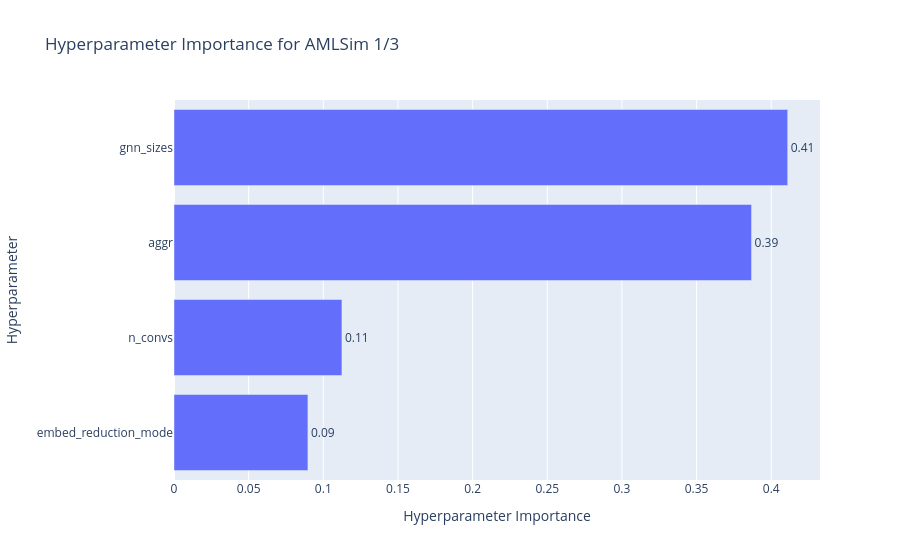
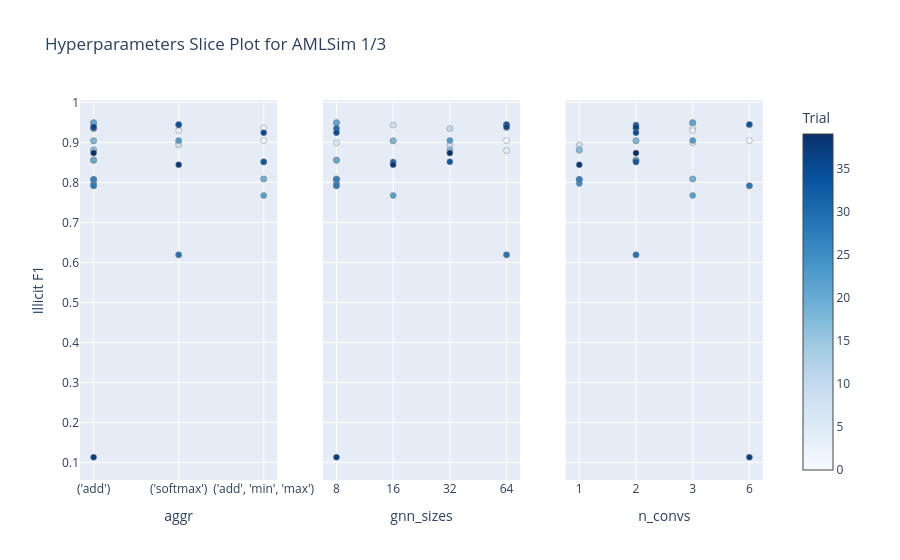
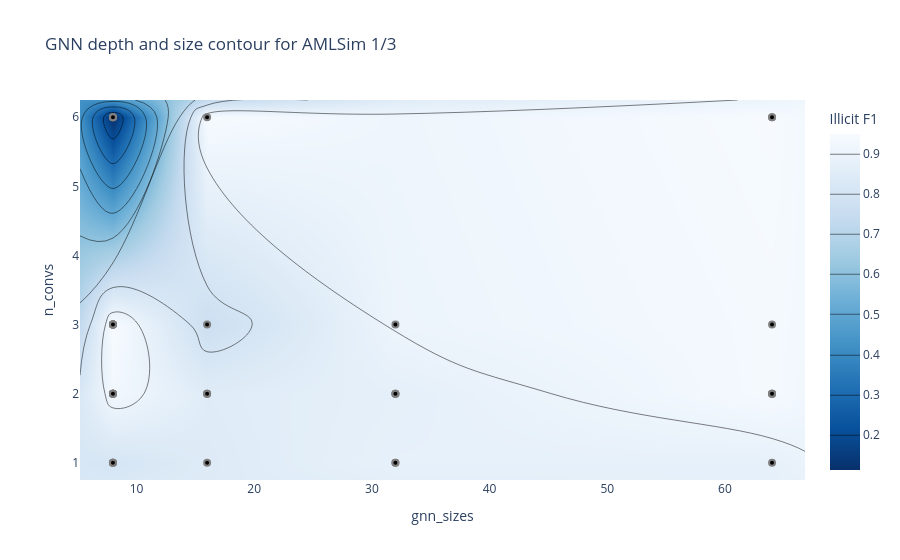
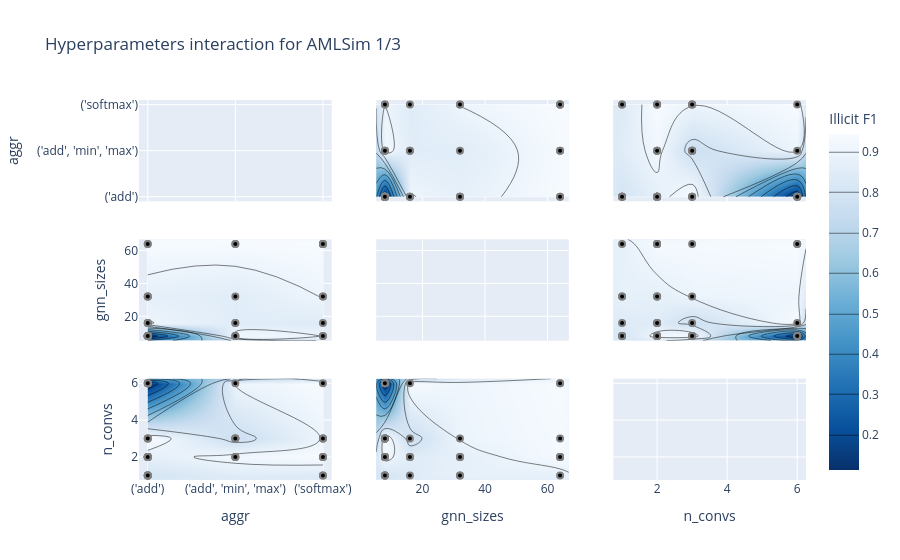

The code cell stored with these charts, in order, in its notebook:
### Code cell
rsu.build_and_save_study_analysis(study_amlsim_31, "AMLSim 1/3")

### Figure 1 — Plotly figure (JSON) as saved in the notebook; plotly's stock layout.template omitted (floating-point values rounded to 4 significant figures)
{"data": [{"cliponaxis": false, "hovertemplate": ["embed_reduction_mode (CategoricalDistribution): 0.08969168830852192<extra></extra>", "n_convs (CategoricalDistribution): 0.11246949739383265<extra></extra>", "aggr (CategoricalDistribution): 0.3868178000572952<extra></extra>", "gnn_sizes (CategoricalDistribution): 0.41102101424035037<extra></extra>"], "name": "Illicit F1", "orientation": "h", "text": ["0.09", "0.11", "0.39", "0.41"], "textposition": "outside", "type": "bar", "x": [0.08969, 0.1125, 0.3868, 0.411], "y": ["embed_reduction_mode", "n_convs", "aggr", "gnn_sizes"]}], "layout": {"title": {"text": "Hyperparameter Importance for AMLSim 1/3"}, "xaxis": {"title": {"text": "Hyperparameter Importance"}}, "yaxis": {"title": {"text": "Hyperparameter"}}}}

### Figure 2 — Plotly figure (JSON) as saved in the notebook; plotly's stock layout.template omitted (floating-point values rounded to 4 significant figures)
{"data": [{"marker": {"color": [0, 1, 2, 3, 4, 5, 6, 7, 8, 9, 10, 11, 12, 13, 14, 15, 16, 17, 18, 19, 20, 21, 22, 23, 24, 25, 26, 27, 28, 29, 30, 31, 32, 33, 34, 35, 36, 37, 38, 39], "colorbar": {"title": {"text": "Trial"}, "x": 1, "xpad": 40}, "colorscale": [[0, "rgb(247,251,255)"], [0.125, "rgb(222,235,247)"], [0.25, "rgb(198,219,239)"], [0.375, "rgb(158,202,225)"], [0.5, "rgb(107,174,214)"], [0.625, "rgb(66,146,198)"], [0.75, "rgb(33,113,181)"], [0.875, "rgb(8,81,156)"], [1, "rgb(8,48,107)"]], "line": {"color": "Grey", "width": 0.5}, "showscale": true}, "mode": "markers", "name": "Feasible Trial", "showlegend": false, "type": "scatter", "x": ["('softmax')", "('add', 'min', 'max')", "('add', 'min', 'max')", "('softmax')", "('add')", "('softmax')", "('add')", "('add')", "('softmax')", "('add')", "('add')", "('add')", "('add')", "('add')", "('add')", "('add', 'min', 'max')", "('add')", "('add')", "('add')", "('add', 'min', 'max')", "('add')", "('add')", "('add', 'min', 'max')", "('softmax')", "('add')", "('add')", "('add')", "('add')", "('add')", "('softmax')", "('add')", "('add', 'min', 'max')", "('softmax')", "('add', 'min', 'max')", "('softmax')", "('add', 'min', 'max')", "('add')", "('add')", "('softmax')", "('add')"], "xaxis": "x", "y": [0.6186, 0.9044, 0.9361, 0.9296, 0.8794, 0.899, 0.9489, 0.9431, 0.8934, 0.8553, 0.9343, 0.8553, 0.8553, 0.9489, 0.9038, 0.8082, 0.7912, 0.8814, 0.9038, 0.8082, 0.8553, 0.9489, 0.7671, 0.9045, 0.807, 0.7969, 0.807, 0.807, 0.7912, 0.6186, 0.935, 0.8507, 0.9431, 0.8512, 0.9447, 0.9242, 0.9381, 0.1127, 0.8439, 0.8731], "yaxis": "y"}, {"marker": {"color": [0, 1, 2, 3, 4, 5, 6, 7, 8, 9, 10, 11, 12, 13, 14, 15, 16, 17, 18, 19, 20, 21, 22, 23, 24, 25, 26, 27, 28, 29, 30, 31, 32, 33, 34, 35, 36, 37, 38, 39], "colorbar": {"title": {"text": "Trial"}, "x": 1, "xpad": 40}, "colorscale": [[0, "rgb(247,251,255)"], [0.125, "rgb(222,235,247)"], [0.25, "rgb(198,219,239)"], [0.375, "rgb(158,202,225)"], [0.5, "rgb(107,174,214)"], [0.625, "rgb(66,146,198)"], [0.75, "rgb(33,113,181)"], [0.875, "rgb(8,81,156)"], [1, "rgb(8,48,107)"]], "line": {"color": "Grey", "width": 0.5}, "showscale": false}, "mode": "markers", "name": "Feasible Trial", "showlegend": false, "type": "scatter", "x": [64, 64, 64, 8, 64, 8, 8, 16, 32, 8, 32, 8, 8, 8, 16, 8, 8, 32, 16, 8, 8, 8, 16, 32, 8, 8, 8, 8, 8, 64, 8, 16, 64, 32, 64, 8, 64, 8, 16, 32], "xaxis": "x2", "y": [0.6186, 0.9044, 0.9361, 0.9296, 0.8794, 0.899, 0.9489, 0.9431, 0.8934, 0.8553, 0.9343, 0.8553, 0.8553, 0.9489, 0.9038, 0.8082, 0.7912, 0.8814, 0.9038, 0.8082, 0.8553, 0.9489, 0.7671, 0.9045, 0.807, 0.7969, 0.807, 0.807, 0.7912, 0.6186, 0.935, 0.8507, 0.9431, 0.8512, 0.9447, 0.9242, 0.9381, 0.1127, 0.8439, 0.8731], "yaxis": "y2"}, {"marker": {"color": [0, 1, 2, 3, 4, 5, 6, 7, 8, 9, 10, 11, 12, 13, 14, 15, 16, 17, 18, 19, 20, 21, 22, 23, 24, 25, 26, 27, 28, 29, 30, 31, 32, 33, 34, 35, 36, 37, 38, 39], "colorbar": {"title": {"text": "Trial"}, "x": 1, "xpad": 40}, "colorscale": [[0, "rgb(247,251,255)"], [0.125, "rgb(222,235,247)"], [0.25, "rgb(198,219,239)"], [0.375, "rgb(158,202,225)"], [0.5, "rgb(107,174,214)"], [0.625, "rgb(66,146,198)"], [0.75, "rgb(33,113,181)"], [0.875, "rgb(8,81,156)"], [1, "rgb(8,48,107)"]], "line": {"color": "Grey", "width": 0.5}, "showscale": false}, "mode": "markers", "name": "Feasible Trial", "showlegend": false, "type": "scatter", "x": [2, 6, 3, 3, 1, 3, 3, 6, 1, 2, 2, 2, 2, 3, 2, 3, 6, 1, 2, 3, 2, 3, 3, 3, 1, 1, 1, 1, 6, 2, 2, 2, 2, 2, 6, 2, 2, 6, 1, 2], "xaxis": "x3", "y": [0.6186, 0.9044, 0.9361, 0.9296, 0.8794, 0.899, 0.9489, 0.9431, 0.8934, 0.8553, 0.9343, 0.8553, 0.8553, 0.9489, 0.9038, 0.8082, 0.7912, 0.8814, 0.9038, 0.8082, 0.8553, 0.9489, 0.7671, 0.9045, 0.807, 0.7969, 0.807, 0.807, 0.7912, 0.6186, 0.935, 0.8507, 0.9431, 0.8512, 0.9447, 0.9242, 0.9381, 0.1127, 0.8439, 0.8731], "yaxis": "y3"}], "layout": {"title": {"text": "Hyperparameters Slice Plot for AMLSim 1/3"}, "xaxis": {"anchor": "y", "categoryarray": ["('add')", "('softmax')", "('add', 'min', 'max')"], "categoryorder": "array", "domain": [0, 0.2889], "title": {"text": "aggr"}, "type": "category"}, "xaxis2": {"anchor": "y2", "categoryarray": [8, 16, 32, 64], "categoryorder": "array", "domain": [0.3556, 0.6444], "title": {"text": "gnn_sizes"}, "type": "category"}, "xaxis3": {"anchor": "y3", "categoryarray": [1, 2, 3, 6], "categoryorder": "array", "domain": [0.7111, 1], "title": {"text": "n_convs"}, "type": "category"}, "yaxis": {"anchor": "x", "domain": [0, 1], "title": {"text": "Illicit F1"}}, "yaxis2": {"anchor": "x2", "domain": [0, 1], "matches": "y", "showticklabels": false}, "yaxis3": {"anchor": "x3", "domain": [0, 1], "matches": "y", "showticklabels": false}}}

### Figure 3 — Plotly figure (JSON) as saved in the notebook; plotly's stock layout.template omitted (floating-point values rounded to 4 significant figures)
{"data": [{"colorbar": {"title": {"text": "Illicit F1"}}, "colorscale": [[0, "rgb(247,251,255)"], [0.125, "rgb(222,235,247)"], [0.25, "rgb(198,219,239)"], [0.375, "rgb(158,202,225)"], [0.5, "rgb(107,174,214)"], [0.625, "rgb(66,146,198)"], [0.75, "rgb(33,113,181)"], [0.875, "rgb(8,81,156)"], [1, "rgb(8,48,107)"]], "connectgaps": true, "contours": {"coloring": "heatmap"}, "hoverinfo": "none", "line": {"smoothing": 1.3}, "reversescale": true, "type": "contour", "x": [5.2, 8, 16, 32, 64, 66.8], "y": [0.75, 1, 2, 3, 6, 6.25], "z": [[null, null, null, null, null, null], [null, 0.807, 0.8439, 0.8814, 0.8794, null], [null, 0.9242, 0.8507, 0.8731, 0.9381, null], [null, 0.9489, 0.7671, 0.9045, 0.9361, null], [null, 0.1127, 0.9431, null, 0.9447, null], [null, null, null, null, null, null]]}, {"marker": {"color": "black", "line": {"color": "Gray", "width": 2}}, "mode": "markers", "name": "Feasible Trial", "showlegend": false, "type": "scatter", "x": [64, 64, 64, 8, 64, 8, 8, 16, 32, 8, 32, 8, 8, 8, 16, 8, 8, 32, 16, 8, 8, 8, 16, 32, 8, 8, 8, 8, 8, 64, 8, 16, 64, 32, 64, 8, 64, 8, 16, 32], "y": [2, 6, 3, 3, 1, 3, 3, 6, 1, 2, 2, 2, 2, 3, 2, 3, 6, 1, 2, 3, 2, 3, 3, 3, 1, 1, 1, 1, 6, 2, 2, 2, 2, 2, 6, 2, 2, 6, 1, 2]}, {"marker": {"color": "#cccccc", "line": {"color": "Gray", "width": 2}}, "mode": "markers", "name": "Infeasible Trial", "showlegend": false, "type": "scatter", "x": [], "y": []}], "layout": {"title": {"text": "GNN depth and size contour for AMLSim 1/3"}, "xaxis": {"range": [5.2, 66.8], "title": {"text": "gnn_sizes"}}, "yaxis": {"range": [0.75, 6.25], "title": {"text": "n_convs"}}}}

### Figure 4 — Plotly figure (JSON) as saved in the notebook; plotly's stock layout.template omitted (floating-point values rounded to 4 significant figures)
{"data": [{"type": "scatter", "xaxis": "x", "yaxis": "y"}, {"colorbar": {"title": {"text": "Illicit F1"}}, "colorscale": [[0, "rgb(247,251,255)"], [0.125, "rgb(222,235,247)"], [0.25, "rgb(198,219,239)"], [0.375, "rgb(158,202,225)"], [0.5, "rgb(107,174,214)"], [0.625, "rgb(66,146,198)"], [0.75, "rgb(33,113,181)"], [0.875, "rgb(8,81,156)"], [1, "rgb(8,48,107)"]], "connectgaps": true, "contours": {"coloring": "heatmap"}, "hoverinfo": "none", "line": {"smoothing": 1.3}, "reversescale": true, "showscale": true, "type": "contour", "x": ["('add')", "('add', 'min', 'max')", "('softmax')"], "xaxis": "x4", "y": [5.2, 8, 16, 32, 64, 66.8], "yaxis": "y4", "z": [[null, null, null], [0.1127, 0.9242, 0.899], [0.9038, 0.8507, 0.8439], [0.8731, 0.8512, 0.9045], [0.9381, 0.9361, 0.9447], [null, null, null]]}, {"marker": {"color": "black", "line": {"color": "Gray", "width": 2}}, "mode": "markers", "name": "Feasible Trial", "showlegend": false, "type": "scatter", "x": ["('softmax')", "('add', 'min', 'max')", "('add', 'min', 'max')", "('softmax')", "('add')", "('softmax')", "('add')", "('add')", "('softmax')", "('add')", "('add')", "('add')", "('add')", "('add')", "('add')", "('add', 'min', 'max')", "('add')", "('add')", "('add')", "('add', 'min', 'max')", "('add')", "('add')", "('add', 'min', 'max')", "('softmax')", "('add')", "('add')", "('add')", "('add')", "('add')", "('softmax')", "('add')", "('add', 'min', 'max')", "('softmax')", "('add', 'min', 'max')", "('softmax')", "('add', 'min', 'max')", "('add')", "('add')", "('softmax')", "('add')"], "xaxis": "x4", "y": [64, 64, 64, 8, 64, 8, 8, 16, 32, 8, 32, 8, 8, 8, 16, 8, 8, 32, 16, 8, 8, 8, 16, 32, 8, 8, 8, 8, 8, 64, 8, 16, 64, 32, 64, 8, 64, 8, 16, 32], "yaxis": "y4"}, {"colorbar": {"title": {"text": "Illicit F1"}}, "colorscale": [[0, "rgb(247,251,255)"], [0.125, "rgb(222,235,247)"], [0.25, "rgb(198,219,239)"], [0.375, "rgb(158,202,225)"], [0.5, "rgb(107,174,214)"], [0.625, "rgb(66,146,198)"], [0.75, "rgb(33,113,181)"], [0.875, "rgb(8,81,156)"], [1, "rgb(8,48,107)"]], "connectgaps": true, "contours": {"coloring": "heatmap"}, "hoverinfo": "none", "line": {"smoothing": 1.3}, "reversescale": true, "showscale": false, "type": "contour", "x": ["('add')", "('add', 'min', 'max')", "('softmax')"], "xaxis": "x7", "y": [0.75, 1, 2, 3, 6, 6.25], "yaxis": "y7", "z": [[null, null, null], [0.807, null, 0.8439], [0.8731, 0.9242, 0.9431], [0.9489, 0.7671, 0.9045], [0.1127, 0.9044, 0.9447], [null, null, null]]}, {"marker": {"color": "black", "line": {"color": "Gray", "width": 2}}, "mode": "markers", "name": "Feasible Trial", "showlegend": false, "type": "scatter", "x": ["('softmax')", "('add', 'min', 'max')", "('add', 'min', 'max')", "('softmax')", "('add')", "('softmax')", "('add')", "('add')", "('softmax')", "('add')", "('add')", "('add')", "('add')", "('add')", "('add')", "('add', 'min', 'max')", "('add')", "('add')", "('add')", "('add', 'min', 'max')", "('add')", "('add')", "('add', 'min', 'max')", "('softmax')", "('add')", "('add')", "('add')", "('add')", "('add')", "('softmax')", "('add')", "('add', 'min', 'max')", "('softmax')", "('add', 'min', 'max')", "('softmax')", "('add', 'min', 'max')", "('add')", "('add')", "('softmax')", "('add')"], "xaxis": "x7", "y": [2, 6, 3, 3, 1, 3, 3, 6, 1, 2, 2, 2, 2, 3, 2, 3, 6, 1, 2, 3, 2, 3, 3, 3, 1, 1, 1, 1, 6, 2, 2, 2, 2, 2, 6, 2, 2, 6, 1, 2], "yaxis": "y7"}, {"colorbar": {"title": {"text": "Illicit F1"}}, "colorscale": [[0, "rgb(247,251,255)"], [0.125, "rgb(222,235,247)"], [0.25, "rgb(198,219,239)"], [0.375, "rgb(158,202,225)"], [0.5, "rgb(107,174,214)"], [0.625, "rgb(66,146,198)"], [0.75, "rgb(33,113,181)"], [0.875, "rgb(8,81,156)"], [1, "rgb(8,48,107)"]], "connectgaps": true, "contours": {"coloring": "heatmap"}, "hoverinfo": "none", "line": {"smoothing": 1.3}, "reversescale": true, "showscale": false, "type": "contour", "x": [5.2, 8, 16, 32, 64, 66.8], "xaxis": "x2", "y": ["('add')", "('add', 'min', 'max')", "('softmax')"], "yaxis": "y2", "z": [[null, 0.1127, 0.9038, 0.8731, 0.9381, null], [null, 0.9242, 0.8507, 0.8512, 0.9361, null], [null, 0.899, 0.8439, 0.9045, 0.9447, null]]}, {"marker": {"color": "black", "line": {"color": "Gray", "width": 2}}, "mode": "markers", "name": "Feasible Trial", "showlegend": false, "type": "scatter", "x": [64, 64, 64, 8, 64, 8, 8, 16, 32, 8, 32, 8, 8, 8, 16, 8, 8, 32, 16, 8, 8, 8, 16, 32, 8, 8, 8, 8, 8, 64, 8, 16, 64, 32, 64, 8, 64, 8, 16, 32], "xaxis": "x2", "y": ["('softmax')", "('add', 'min', 'max')", "('add', 'min', 'max')", "('softmax')", "('add')", "('softmax')", "('add')", "('add')", "('softmax')", "('add')", "('add')", "('add')", "('add')", "('add')", "('add')", "('add', 'min', 'max')", "('add')", "('add')", "('add')", "('add', 'min', 'max')", "('add')", "('add')", "('add', 'min', 'max')", "('softmax')", "('add')", "('add')", "('add')", "('add')", "('add')", "('softmax')", "('add')", "('add', 'min', 'max')", "('softmax')", "('add', 'min', 'max')", "('softmax')", "('add', 'min', 'max')", "('add')", "('add')", "('softmax')", "('add')"], "yaxis": "y2"}, {"type": "scatter", "xaxis": "x5", "yaxis": "y5"}, {"colorbar": {"title": {"text": "Illicit F1"}}, "colorscale": [[0, "rgb(247,251,255)"], [0.125, "rgb(222,235,247)"], [0.25, "rgb(198,219,239)"], [0.375, "rgb(158,202,225)"], [0.5, "rgb(107,174,214)"], [0.625, "rgb(66,146,198)"], [0.75, "rgb(33,113,181)"], [0.875, "rgb(8,81,156)"], [1, "rgb(8,48,107)"]], "connectgaps": true, "contours": {"coloring": "heatmap"}, "hoverinfo": "none", "line": {"smoothing": 1.3}, "reversescale": true, "showscale": false, "type": "contour", "x": [5.2, 8, 16, 32, 64, 66.8], "xaxis": "x8", "y": [0.75, 1, 2, 3, 6, 6.25], "yaxis": "y8", "z": [[null, null, null, null, null, null], [null, 0.807, 0.8439, 0.8814, 0.8794, null], [null, 0.9242, 0.8507, 0.8731, 0.9381, null], [null, 0.9489, 0.7671, 0.9045, 0.9361, null], [null, 0.1127, 0.9431, null, 0.9447, null], [null, null, null, null, null, null]]}, {"marker": {"color": "black", "line": {"color": "Gray", "width": 2}}, "mode": "markers", "name": "Feasible Trial", "showlegend": false, "type": "scatter", "x": [64, 64, 64, 8, 64, 8, 8, 16, 32, 8, 32, 8, 8, 8, 16, 8, 8, 32, 16, 8, 8, 8, 16, 32, 8, 8, 8, 8, 8, 64, 8, 16, 64, 32, 64, 8, 64, 8, 16, 32], "xaxis": "x8", "y": [2, 6, 3, 3, 1, 3, 3, 6, 1, 2, 2, 2, 2, 3, 2, 3, 6, 1, 2, 3, 2, 3, 3, 3, 1, 1, 1, 1, 6, 2, 2, 2, 2, 2, 6, 2, 2, 6, 1, 2], "yaxis": "y8"}, {"colorbar": {"title": {"text": "Illicit F1"}}, "colorscale": [[0, "rgb(247,251,255)"], [0.125, "rgb(222,235,247)"], [0.25, "rgb(198,219,239)"], [0.375, "rgb(158,202,225)"], [0.5, "rgb(107,174,214)"], [0.625, "rgb(66,146,198)"], [0.75, "rgb(33,113,181)"], [0.875, "rgb(8,81,156)"], [1, "rgb(8,48,107)"]], "connectgaps": true, "contours": {"coloring": "heatmap"}, "hoverinfo": "none", "line": {"smoothing": 1.3}, "reversescale": true, "showscale": false, "type": "contour", "x": [0.75, 1, 2, 3, 6, 6.25], "xaxis": "x3", "y": ["('add')", "('add', 'min', 'max')", "('softmax')"], "yaxis": "y3", "z": [[null, 0.807, 0.8731, 0.9489, 0.1127, null], [null, null, 0.9242, 0.7671, 0.9044, null], [null, 0.8439, 0.9431, 0.9045, 0.9447, null]]}, {"marker": {"color": "black", "line": {"color": "Gray", "width": 2}}, "mode": "markers", "name": "Feasible Trial", "showlegend": false, "type": "scatter", "x": [2, 6, 3, 3, 1, 3, 3, 6, 1, 2, 2, 2, 2, 3, 2, 3, 6, 1, 2, 3, 2, 3, 3, 3, 1, 1, 1, 1, 6, 2, 2, 2, 2, 2, 6, 2, 2, 6, 1, 2], "xaxis": "x3", "y": ["('softmax')", "('add', 'min', 'max')", "('add', 'min', 'max')", "('softmax')", "('add')", "('softmax')", "('add')", "('add')", "('softmax')", "('add')", "('add')", "('add')", "('add')", "('add')", "('add')", "('add', 'min', 'max')", "('add')", "('add')", "('add')", "('add', 'min', 'max')", "('add')", "('add')", "('add', 'min', 'max')", "('softmax')", "('add')", "('add')", "('add')", "('add')", "('add')", "('softmax')", "('add')", "('add', 'min', 'max')", "('softmax')", "('add', 'min', 'max')", "('softmax')", "('add', 'min', 'max')", "('add')", "('add')", "('softmax')", "('add')"], "yaxis": "y3"}, {"colorbar": {"title": {"text": "Illicit F1"}}, "colorscale": [[0, "rgb(247,251,255)"], [0.125, "rgb(222,235,247)"], [0.25, "rgb(198,219,239)"], [0.375, "rgb(158,202,225)"], [0.5, "rgb(107,174,214)"], [0.625, "rgb(66,146,198)"], [0.75, "rgb(33,113,181)"], [0.875, "rgb(8,81,156)"], [1, "rgb(8,48,107)"]], "connectgaps": true, "contours": {"coloring": "heatmap"}, "hoverinfo": "none", "line": {"smoothing": 1.3}, "reversescale": true, "showscale": false, "type": "contour", "x": [0.75, 1, 2, 3, 6, 6.25], "xaxis": "x6", "y": [5.2, 8, 16, 32, 64, 66.8], "yaxis": "y6", "z": [[null, null, null, null, null, null], [null, 0.807, 0.9242, 0.9489, 0.1127, null], [null, 0.8439, 0.8507, 0.7671, 0.9431, null], [null, 0.8814, 0.8731, 0.9045, null, null], [null, 0.8794, 0.9381, 0.9361, 0.9447, null], [null, null, null, null, null, null]]}, {"marker": {"color": "black", "line": {"color": "Gray", "width": 2}}, "mode": "markers", "name": "Feasible Trial", "showlegend": false, "type": "scatter", "x": [2, 6, 3, 3, 1, 3, 3, 6, 1, 2, 2, 2, 2, 3, 2, 3, 6, 1, 2, 3, 2, 3, 3, 3, 1, 1, 1, 1, 6, 2, 2, 2, 2, 2, 6, 2, 2, 6, 1, 2], "xaxis": "x6", "y": [64, 64, 64, 8, 64, 8, 8, 16, 32, 8, 32, 8, 8, 8, 16, 8, 8, 32, 16, 8, 8, 8, 16, 32, 8, 8, 8, 8, 8, 64, 8, 16, 64, 32, 64, 8, 64, 8, 16, 32], "yaxis": "y6"}, {"type": "scatter", "xaxis": "x9", "yaxis": "y9"}], "layout": {"title": {"text": "Hyperparameters interaction for AMLSim 1/3"}, "xaxis": {"anchor": "y", "domain": [0, 0.2889], "matches": "x7", "range": [-0.1, 2.1], "showticklabels": false, "type": "category"}, "xaxis2": {"anchor": "y2", "domain": [0.3556, 0.6444], "matches": "x8", "range": [5.2, 66.8], "showticklabels": false}, "xaxis3": {"anchor": "y3", "domain": [0.7111, 1], "matches": "x9", "range": [0.75, 6.25], "showticklabels": false}, "xaxis4": {"anchor": "y4", "domain": [0, 0.2889], "matches": "x7", "range": [-0.1, 2.1], "showticklabels": false, "type": "category"}, "xaxis5": {"anchor": "y5", "domain": [0.3556, 0.6444], "matches": "x8", "range": [5.2, 66.8], "showticklabels": false}, "xaxis6": {"anchor": "y6", "domain": [0.7111, 1], "matches": "x9", "range": [0.75, 6.25], "showticklabels": false}, "xaxis7": {"anchor": "y7", "domain": [0, 0.2889], "range": [-0.1, 2.1], "title": {"text": "aggr"}, "type": "category"}, "xaxis8": {"anchor": "y8", "domain": [0.3556, 0.6444], "range": [5.2, 66.8], "title": {"text": "gnn_sizes"}}, "xaxis9": {"anchor": "y9", "domain": [0.7111, 1], "range": [0.75, 6.25], "title": {"text": "n_convs"}}, "yaxis": {"anchor": "x", "domain": [0.7333, 1], "range": [-0.1, 2.1], "title": {"text": "aggr"}, "type": "category"}, "yaxis2": {"anchor": "x2", "domain": [0.7333, 1], "matches": "y", "range": [-0.1, 2.1], "showticklabels": false, "type": "category"}, "yaxis3": {"anchor": "x3", "domain": [0.7333, 1], "matches": "y", "range": [-0.1, 2.1], "showticklabels": false, "type": "category"}, "yaxis4": {"anchor": "x4", "domain": [0.3667, 0.6333], "range": [5.2, 66.8], "title": {"text": "gnn_sizes"}}, "yaxis5": {"anchor": "x5", "domain": [0.3667, 0.6333], "matches": "y4", "range": [5.2, 66.8], "showticklabels": false}, "yaxis6": {"anchor": "x6", "domain": [0.3667, 0.6333], "matches": "y4", "range": [5.2, 66.8], "showticklabels": false}, "yaxis7": {"anchor": "x7", "domain": [0, 0.2667], "range": [0.75, 6.25], "title": {"text": "n_convs"}}, "yaxis8": {"anchor": "x8", "domain": [0, 0.2667], "matches": "y7", "range": [0.75, 6.25], "showticklabels": false}, "yaxis9": {"anchor": "x9", "domain": [0, 0.2667], "matches": "y7", "range": [0.75, 6.25], "showticklabels": false}}}
